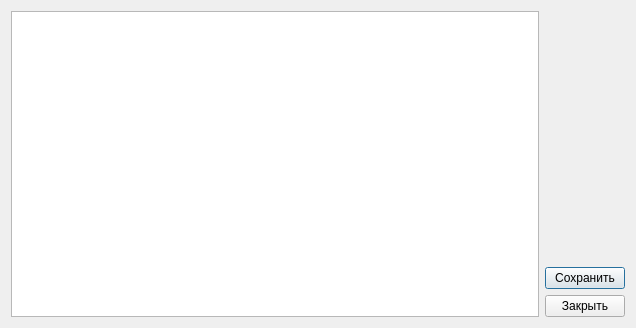
<?xml version="1.0" encoding="UTF-8"?>
<ui version="4.0">
 <class>CatConstants</class>
 <widget class="QDialog" name="CatConstants">
  <property name="geometry">
   <rect>
    <x>0</x>
    <y>0</y>
    <width>636</width>
    <height>328</height>
   </rect>
  </property>
  <property name="windowTitle">
   <string>Константы</string>
  </property>
  <property name="windowIcon">
   <iconset resource="Icons.qrc">
    <normaloff>:/icons/icons/table.png</normaloff>:/icons/icons/table.png</iconset>
  </property>
  <layout class="QHBoxLayout" name="horizontalLayout">
   <item>
    <widget class="QTableView" name="tview"/>
   </item>
   <item>
    <layout class="QVBoxLayout" name="verticalLayout">
     <item>
      <spacer name="verticalSpacer">
       <property name="orientation">
        <enum>Qt::Vertical</enum>
       </property>
       <property name="sizeHint" stdset="0">
        <size>
         <width>20</width>
         <height>40</height>
        </size>
       </property>
      </spacer>
     </item>
     <item>
      <widget class="QPushButton" name="bSave">
       <property name="text">
        <string>Сохранить</string>
       </property>
       <property name="icon">
        <iconset>
         <normalon>:/icons/icons/table_save.png</normalon>
        </iconset>
       </property>
      </widget>
     </item>
     <item>
      <widget class="QPushButton" name="bClose">
       <property name="text">
        <string>Закрыть</string>
       </property>
       <property name="icon">
        <iconset>
         <normalon>:/icons/icons/door_out.png</normalon>
        </iconset>
       </property>
      </widget>
     </item>
    </layout>
   </item>
  </layout>
 </widget>
 <resources>
  <include location="Icons.qrc"/>
 </resources>
 <connections/>
</ui>
